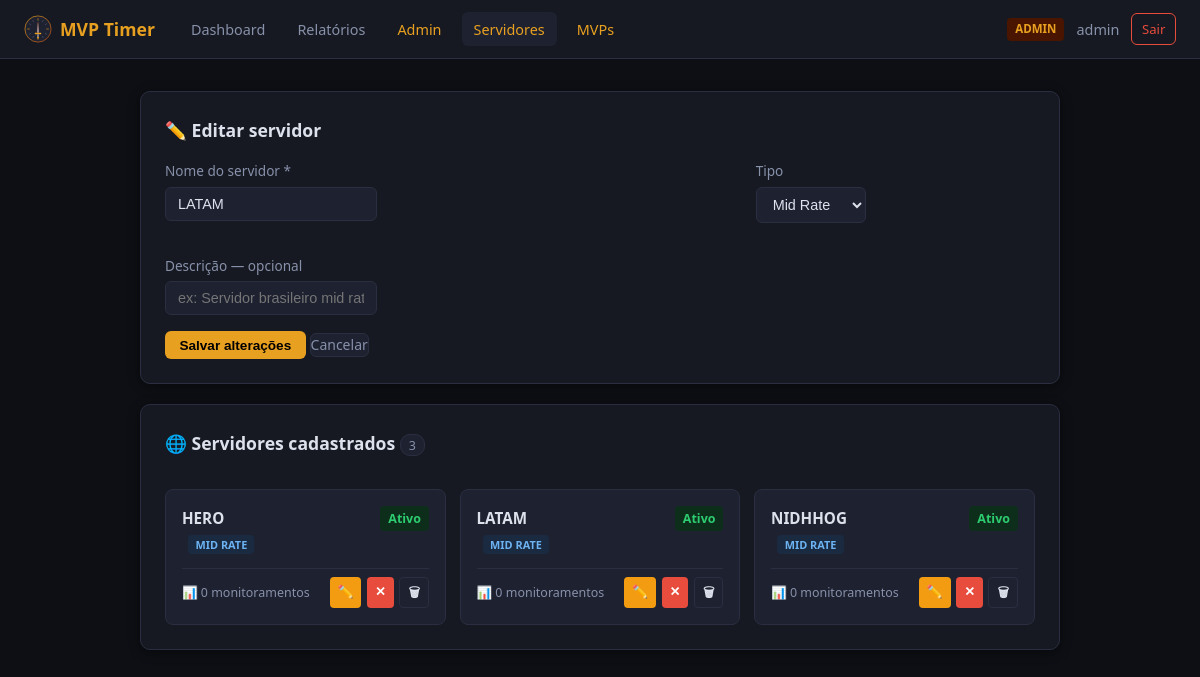
/admin_servidores.php?acao=editar&id=1 (signed in), run on the app's committed database.
### tables this page shows
CREATE TABLE IF NOT EXISTS servidores (
    id        INT UNSIGNED AUTO_INCREMENT PRIMARY KEY,
    nome      VARCHAR(100) NOT NULL,
    descricao VARCHAR(255) NULL,
    tipo      ENUM('low','mid','high','custom') NOT NULL DEFAULT 'mid',
    ativo     TINYINT(1) NOT NULL DEFAULT 1,
    criado_em DATETIME NOT NULL DEFAULT CURRENT_TIMESTAMP
);

### admin_servidores.php (the view, shortened to what this page needs)
<?php
require_once __DIR__ . '/db/conexao.php';
$acao = $_GET['acao'] ?? 'listar';
$id   = (int)($_GET['id'] ?? 0);
$servidores = $pdo->query(
    'SELECT s.*, COUNT(m.id) AS total_monit
     FROM servidores s
     LEFT JOIN monitoramentos m ON m.servidor_id = s.id
     GROUP BY s.id ORDER BY s.nome'
)->fetchAll();
$editando = null;
if ($acao === 'editar' && $id) {
    $stmtEdit = $pdo->prepare('SELECT * FROM servidores WHERE id = ?');
    $stmtEdit->execute([$id]);
    $editando = $stmtEdit->fetch();
}
$tipos = [
    'low'    => 'Low Rate',
    'mid'    => 'Mid Rate',
    'high'   => 'High Rate',
    'custom' => 'Custom',
];
?>
<!DOCTYPE html>
<html lang="pt-br">
<head>
    <link rel="stylesheet" href="css/style.css">
    <link rel="stylesheet" href="css/admin_servidores.css">
</head>
<body>
<nav class="navbar">
    <a href="index.php" class="nav-brand"><img src="img/logo.svg" class="nav-logo" alt=""><span>MVP Timer</span></a>
    <div class="nav-links">
        <a href="index.php"            class="nav-link">Dashboard</a>
        <a href="relatorios.php"       class="nav-link">Relatórios</a>
        <a href="admin.php"            class="nav-link nav-admin">Admin</a>
        <a href="admin_servidores.php" class="nav-link nav-admin active">Servidores</a>
        <a href="admin_mvps.php"       class="nav-link nav-admin">MVPs</a>
    </div>
    <div class="nav-user">
        <span class="badge-role badge-admin">admin</span>
        <span class="nav-username"><?= htmlspecialchars($_SESSION['username']) ?></span>
        <a href="logout.php" class="btn-logout">Sair</a>
    </div>
</nav>
<div class="container">
    <div class="card">
        <h2><?= $editando ? '✏️ Editar servidor' : '➕ Novo servidor' ?></h2>
        <form method="POST" action="admin_servidores.php" class="form-servidor" id="formServidor">
            <div class="form-grid-srv">
                <div class="campo campo-lg">
                    <label>Nome do servidor *</label>
                    <input type="text" name="nome" required maxlength="100"
                           placeholder="ex: Hero RO"
                           value="<?= htmlspecialchars($editando['nome'] ?? $_POST['nome'] ?? '') ?>">
                </div>
                <div class="campo">
                    <label>Tipo</label>
                    <select name="tipo">
                        <?php foreach ($tipos as $val => $label): ?>
                        <option value="<?= $val ?>"
                            <?= ($editando['tipo'] ?? $_POST['tipo'] ?? 'mid') === $val ? 'selected' : '' ?>>
                            <?= $label ?>
                        </option>
                        <?php endforeach; ?>
                    </select>
                </div>
                <div class="campo campo-lg">
                    <label>Descrição <span class="hint">— opcional</span></label>
                    <input type="text" name="descricao" maxlength="255"
                           placeholder="ex: Servidor brasileiro mid rate"
                           value="<?= htmlspecialchars($editando['descricao'] ?? $_POST['descricao'] ?? '') ?>">
                </div>
            </div>
            <div class="form-actions">
                <button type="submit" class="btn-primary">
                    <?= $editando ? 'Salvar alterações' : 'Cadastrar servidor' ?>
                </button>
                <?php if ($editando): ?>
                <a href="admin_servidores.php" class="btn-cancelar">Cancelar</a>
                <?php endif; ?>
            </div>
        </form>
    </div>
    <div class="card">
        <div class="card-header-row">
            <h2>🌐 Servidores cadastrados
                <span class="badge-count"><?= count($servidores) ?></span>
            </h2>
        </div>
        <?php if (empty($servidores)): ?>
            <p class="vazio">Nenhum servidor cadastrado ainda.</p>
        <?php else: ?>
        <div class="srv-grid">
            <?php foreach ($servidores as $s): ?>
            <div class="srv-card <?= !$s['ativo'] ? 'inativo' : '' ?>">
                <div class="srv-card-top">
                    <div>
                        <strong class="srv-nome"><?= htmlspecialchars($s['nome']) ?></strong>
                        <span class="badge-tipo badge-tipo-<?= $s['tipo'] ?>"><?= $tipos[$s['tipo']] ?></span>
                    </div>
                    <span class="badge-status <?= $s['ativo'] ? 'status-ok' : 'status-inativo' ?>">
                        <?= $s['ativo'] ? 'Ativo' : 'Inativo' ?>
                    </span>
                </div>
                <div class="srv-card-bottom">
                    <span class="srv-stats">📊 <?= number_format($s['total_monit']) ?> monitoramentos</span>
                    <div class="srv-acoes">
                        <a href="admin_servidores.php?acao=editar&id=<?= $s['id'] ?>"
                           class="btn-sm btn-warn" title="Editar">✏️</a>
                        <a href="admin_servidores.php?acao=toggle&id=<?= $s['id'] ?>"
                           class="btn-sm <?= $s['ativo'] ? 'btn-danger' : 'btn-success' ?>"
                           title="<?= $s['ativo'] ? 'Desativar' : 'Ativar' ?>">
                           <?= $s['ativo'] ? '✕' : '✓' ?>
                        </a>
                        <a href="admin_servidores.php?acao=deletar&id=<?= $s['id'] ?>"
                           class="btn-sm btn-neutral" title="Excluir"
                           onclick="return confirm('Excluir <?= htmlspecialchars(addslashes($s['nome'])) ?>?')">
                           🗑
                        </a>
                    </div>
                </div>
            </div>
            <?php endforeach; ?>
        </div>
        <?php endif; ?>
    </div>
</div>
</body>
</html>

### css/style.css (style rules this page uses)
:root { --bg: #0d0f14; --bg2: #161921; --bg3: #1e2130; --border: #2a2e40; --accent: #e8a020; --accent2: #c0501a; --text: #dde1ec; --text2: #8891aa; --success: #2ecc71; --danger: #e74c3c; --warn: #f39c12; --radius: 10px; --shadow: 0 2px 12px rgba(0,0,0,.45); }
*, *::before, *::after { box-sizing: border-box; margin: 0; padding: 0; }
body { background: var(--bg); color: var(--text); font-family: 'Segoe UI', system-ui, sans-serif; font-size: 15px; line-height: 1.6; min-height: 100vh; }
.navbar { display: flex; align-items: center; gap: 1.5rem; padding: .75rem 1.5rem; background: var(--bg2); border-bottom: 1px solid var(--border); position: sticky; top: 0; z-index: 100; }
.nav-brand { display: flex; align-items: center; gap: .5rem; font-size: 1.1rem; font-weight: 700; color: var(--accent); white-space: nowrap; text-decoration: none; }
.nav-logo { width: 28px; height: 28px; display: block; }
.nav-links { display: flex; gap: .5rem; flex: 1; }
.nav-link { padding: .35rem .75rem; border-radius: 6px; color: var(--text2); text-decoration: none; font-size: .9rem; transition: background .15s, color .15s; }
.nav-link:hover, .nav-link.active { background: var(--bg3); color: var(--text); }
.nav-admin { color: var(--accent) !important; }
.nav-user { display: flex; align-items: center; gap: .75rem; }
.nav-username { font-size: .9rem; color: var(--text2); }
.container { max-width: 960px; margin: 2rem auto; padding: 0 1.25rem; display: flex; flex-direction: column; gap: 1.25rem; }
.card { background: var(--bg2); border: 1px solid var(--border); border-radius: var(--radius); padding: 1.5rem; box-shadow: var(--shadow); }
.card h2 { font-size: 1.1rem; font-weight: 600; margin-bottom: 1rem; }
.card-header-row { display: flex; justify-content: space-between; align-items: center; margin-bottom: 1rem; }
select, input[type=date], input[type=time], input[type=text], input[type=password], input[type=email], input[type=number], input[type=url] { background: var(--bg3); border: 1px solid var(--border); color: var(--text); border-radius: 6px; padding: .5rem .75rem; font-size: .9rem; outline: none; transition: border-color .15s; }
label { font-size: .85rem; color: var(--text2); display: block; margin-bottom: .3rem; }
.campo { margin-bottom: 1rem; }
.btn-monitorar, .btn-matar, .btn-finalizar, .btn-login, .btn-primary, .btn-filtrar { border: none; cursor: pointer; border-radius: 6px; font-size: .85rem; font-weight: 600; transition: opacity .15s, filter .15s; }
.btn-primary { background: var(--accent); color: #000; padding: .4rem .9rem; text-decoration: none; display: inline-block; }
.btn-logout { font-size: .82rem; color: var(--danger); text-decoration: none; padding: .3rem .6rem; border-radius: 6px; border: 1px solid var(--danger); transition: background .15s; }
.btn-sm { padding: .25rem .5rem; border-radius: 4px; border: none; cursor: pointer; font-size: .8rem; font-weight: 600; }
.btn-danger { background: var(--danger); color: #fff; }
.btn-warn { background: var(--warn); color: #000; }
.btn-neutral { background: var(--bg3); color: var(--text); border: 1px solid var(--border); }
.badge-role { font-size: .72rem; font-weight: 700; padding: .15rem .5rem; border-radius: 4px; text-transform: uppercase; }
.badge-admin { background: #4a1500; color: var(--accent); }
.badge-status { font-size: .78rem; padding: .15rem .5rem; border-radius: 4px; font-weight: 600; }
.status-ok { background: #0d2e1a; color: var(--success); }
.btn-cancelar { background: var(--bg3); border: 1px solid var(--border); color: var(--text2); border-radius: 6px; cursor: pointer; font-size: .875rem; text-decoration: none; display: inline-block; transition: border-color .15s, color .15s; }
.badge-count { font-size: .78rem; background: var(--bg3); border: 1px solid var(--border); border-radius: 10px; padding: .1rem .5rem; color: var(--text2); font-weight: 400; vertical-align: middle; }

### data on the page
servidores: nome "LATAM", tipo "Mid Rate", tipo "MID RATE", ativo "Ativo", total_monit "0"
servidores: nome "HERO", tipo "MID RATE", ativo "Ativo", total_monit "0"
servidores: nome "NIDHHOG", tipo "MID RATE", ativo "Ativo", total_monit "0"

### other printed values
$_SESSION['username'] "admin"
count($servidores) "3"
